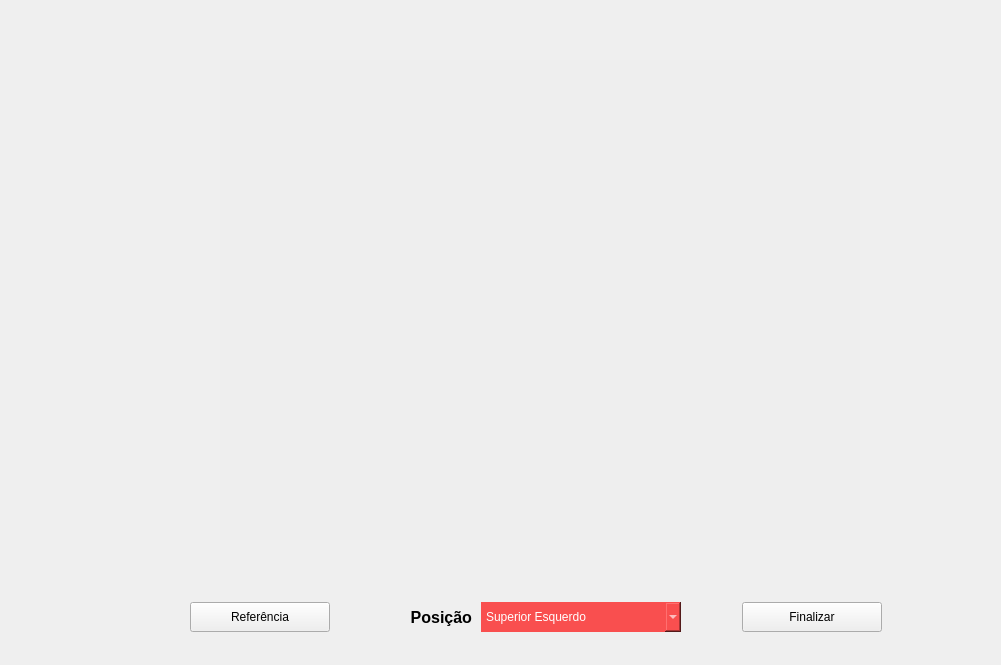
<?xml version="1.0" encoding="UTF-8"?>
<ui version="4.0">
 <class>Form</class>
 <widget class="QWidget" name="Form">
  <property name="geometry">
   <rect>
    <x>0</x>
    <y>0</y>
    <width>1001</width>
    <height>665</height>
   </rect>
  </property>
  <property name="windowTitle">
   <string>Form</string>
  </property>
  <property name="styleSheet">
   <string notr="true">QComboBox {
background: #F94F4F;
border: 0px;
font: 75 12pt &quot;FreeMono&quot;;
color: rgb(255, 255, 255);
}


QComboBox:hover{
	background-color: rgb(164, 0, 0);
}</string>
  </property>
  <widget class="QLabel" name="QT_Imagem">
   <property name="geometry">
    <rect>
     <x>220</x>
     <y>60</y>
     <width>640</width>
     <height>480</height>
    </rect>
   </property>
   <property name="styleSheet">
    <string notr="true">background-color: rgb(238, 238, 238);</string>
   </property>
   <property name="text">
    <string/>
   </property>
  </widget>
  <widget class="QLabel" name="label">
   <property name="geometry">
    <rect>
     <x>332</x>
     <y>602</y>
     <width>140</width>
     <height>30</height>
    </rect>
   </property>
   <property name="sizePolicy">
    <sizepolicy hsizetype="Preferred" vsizetype="Preferred">
     <horstretch>0</horstretch>
     <verstretch>0</verstretch>
    </sizepolicy>
   </property>
   <property name="font">
    <font>
     <pointsize>12</pointsize>
     <weight>75</weight>
     <bold>true</bold>
    </font>
   </property>
   <property name="text">
    <string>Posição</string>
   </property>
   <property name="alignment">
    <set>Qt::AlignRight|Qt::AlignTrailing|Qt::AlignVCenter</set>
   </property>
  </widget>
  <widget class="QPushButton" name="QT_btFinalizar">
   <property name="geometry">
    <rect>
     <x>742</x>
     <y>602</y>
     <width>140</width>
     <height>30</height>
    </rect>
   </property>
   <property name="text">
    <string>Finalizar</string>
   </property>
  </widget>
  <widget class="QPushButton" name="QT_btReferencia">
   <property name="geometry">
    <rect>
     <x>190</x>
     <y>602</y>
     <width>140</width>
     <height>30</height>
    </rect>
   </property>
   <property name="text">
    <string>Referência</string>
   </property>
  </widget>
  <widget class="QComboBox" name="QT_posicao">
   <property name="geometry">
    <rect>
     <x>481</x>
     <y>602</y>
     <width>200</width>
     <height>30</height>
    </rect>
   </property>
   <property name="sizePolicy">
    <sizepolicy hsizetype="Preferred" vsizetype="Fixed">
     <horstretch>0</horstretch>
     <verstretch>0</verstretch>
    </sizepolicy>
   </property>
   <item>
    <property name="text">
     <string>Superior Esquerdo</string>
    </property>
   </item>
   <item>
    <property name="text">
     <string>Superior Direito</string>
    </property>
   </item>
   <item>
    <property name="text">
     <string>Inferior Esquerdo</string>
    </property>
   </item>
   <item>
    <property name="text">
     <string>Inferior Direito</string>
    </property>
   </item>
  </widget>
 </widget>
 <resources/>
 <connections/>
</ui>
